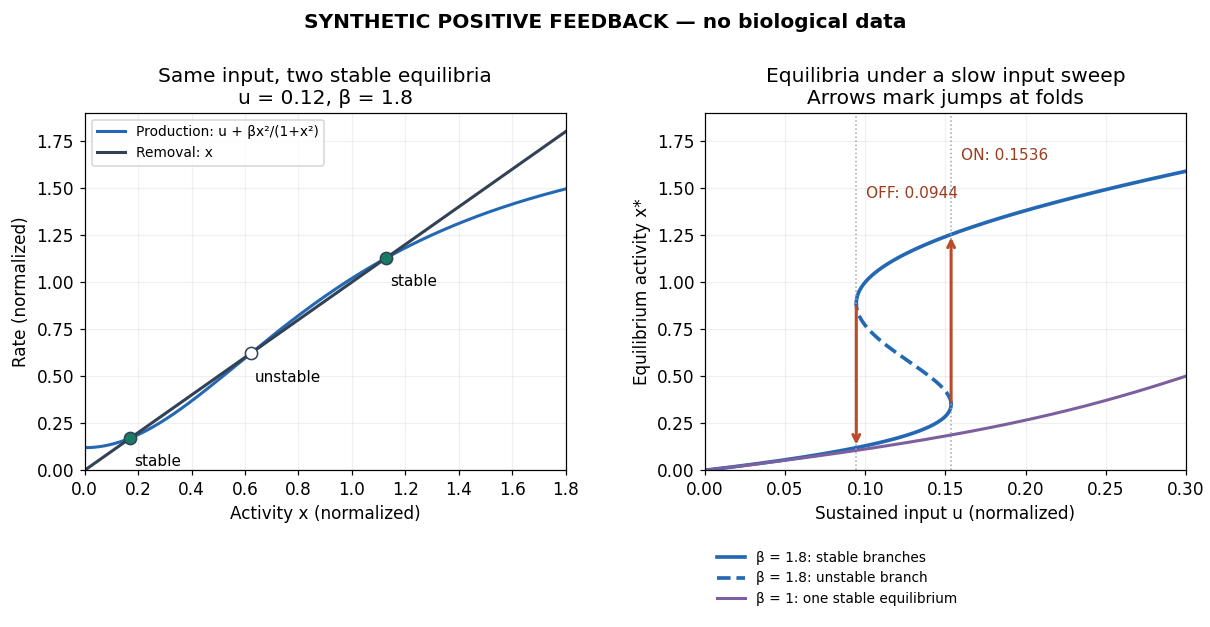

Write the Python code that produced this figure.
"""Synthetic saturating feedback model, with equilibrium and fold calculations.

Tested with Python 3.14.4, NumPy 2.3.5, Matplotlib 3.10.7.
Run from _media; write matching-basename opaque white PNG to CWD.
"""

from pathlib import Path

import matplotlib.pyplot as plt
import numpy as np


def equilibria(u, beta):
    roots = np.roots([1, -(u + beta), 1, -u])
    return sorted(r.real for r in roots if abs(r.imag) < 1e-8 and r.real >= 0)


def main():
    plt.rcParams.update({"font.size": 11, "figure.facecolor": "white"})
    beta = 1.8
    folds = sorted(z.real for z in np.roots([1, 0, 2, -2 * beta, 1]) if abs(z.imag) < 1e-8 and z.real > 0)
    x_on, x_off = folds
    u_on, u_off = [x - beta * x * x / (1 + x * x) for x in folds]
    fig, axes = plt.subplots(1, 2, figsize=(11, 5.7), dpi=110)
    fig.suptitle("SYNTHETIC POSITIVE FEEDBACK — no biological data", weight="bold", y=0.98)
    ax = axes[0]
    x = np.linspace(0, 1.8, 1201)
    u = 0.12
    ax.plot(x, u + beta * x * x / (1 + x * x), color="#2468b4", lw=2, label="Production: u + βx²/(1+x²)")
    ax.plot(x, x, color="#334155", lw=2, label="Removal: x")
    for k, r in enumerate(equilibria(u, beta)):
        assert abs(u + beta * r * r / (1 + r * r) - r) < 1e-12
        stable = 2 * beta * r / (1 + r * r) ** 2 < 1
        ax.plot(r, r, "o", ms=8, mec="#334155", mfc="#187c64" if stable else "white", zorder=5)
        ax.text(r + 0.015, r - 0.15, ("stable" if stable else "unstable"), fontsize=10)
    ax.set(title="Same input, two stable equilibria\nu = 0.12, β = 1.8", xlabel="Activity x (normalized)", ylabel="Rate (normalized)", xlim=(0, 1.8), ylim=(0, 1.9))
    ax.legend(loc="upper left", fontsize=9)
    ax = axes[1]
    low = np.linspace(0, x_on, 500)
    middle = np.linspace(x_on, x_off, 500)
    high = np.linspace(x_off, 1.9, 500)
    for xx, style, label in ((low, "-", "β = 1.8: stable branches"), (middle, "--", "β = 1.8: unstable branch"), (high, "-", None)):
        ax.plot(xx - beta * xx * xx / (1 + xx * xx), xx, style, color="#2468b4", lw=2.4, label=label)
    inputs = np.linspace(0, 0.3, 200)
    ax.plot(inputs, [equilibria(s, 1)[0] for s in inputs], color="#7c5f9e", lw=2, label="β = 1: one stable equilibrium")
    for s, xx, label in ((u_on, x_on, f"ON: {u_on:.4f}"), (u_off, x_off, f"OFF: {u_off:.4f}")):
        roots = equilibria(s + (1e-6 if label.startswith("ON") else -1e-6), beta)
        end = roots[-1] if label.startswith("ON") else roots[0]
        ax.annotate("", (s, end), (s, xx), arrowprops={"arrowstyle": "->", "color": "#ba4a29", "lw": 2})
        ax.axvline(s, color="#94a3b8", linestyle=":", lw=1)
        ax.text(s + 0.006, 1.65 if label.startswith("ON") else 1.45, label, fontsize=10, color="#9b3c1d")
    ax.set(title="Equilibria under a slow input sweep\nArrows mark jumps at folds", xlabel="Sustained input u (normalized)", ylabel="Equilibrium activity x*", xlim=(0, 0.3), ylim=(0, 1.9))
    ax.legend(loc="upper left", bbox_to_anchor=(0, -0.19), fontsize=9, frameon=False)
    for ax in axes:
        ax.grid(alpha=0.18)
    fig.subplots_adjust(left=0.07, right=0.98, bottom=0.25, top=0.82, wspace=0.29)
    fig.savefig(Path.cwd() / (Path(__file__).stem + ".png"), facecolor="white", transparent=False)
    plt.close(fig)


if __name__ == "__main__":
    main()
